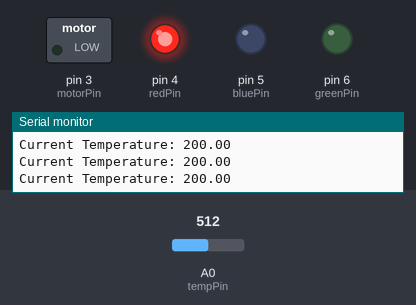
Bench run of a sketch on a simulated Arduino Uno, built with avr-gcc and run on an emulated ATmega328P. On the bench: switched loads named in the sketch (green lamp = pin HIGH), output pins drawn as LEDs (lit = HIGH), the last lines printed to the serial monitor. The test bench sets the inputs (shaded band); at power-on: A0 (tempPin) = 512.

Above: at 1.2 s.
1.3 s: A0 (tempPin) set to 205
4.3 s: A0 (tempPin) set to 184
At 5.1 s:
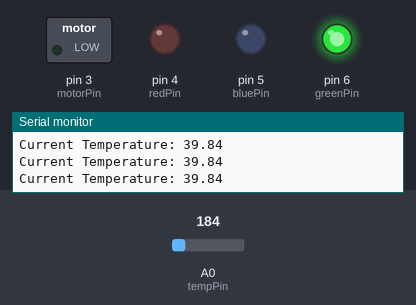
5.8 s: A0 (tempPin) set to 306
At 6.9 s:
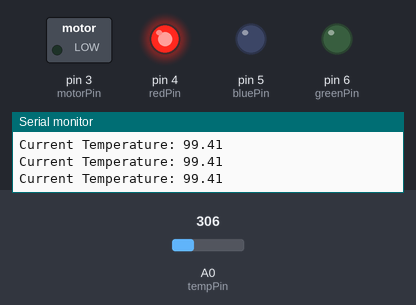
Timing chart, 0 to 8.8 s (numbered marks = the images above; inputs shaded):
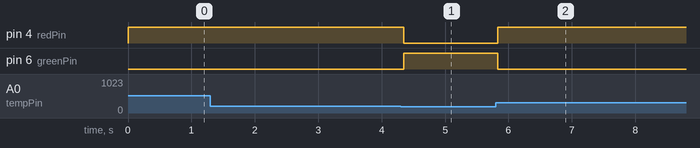

Measured:
- the behaviour switches between 195 and 194 on A0 (tempPin) (found by bisection; images 0 and 1)
- after the input at 4.3 s, pin 4 (redPin): HIGH → LOW after 0.05 s; pin 6 (greenPin): LOW → HIGH after 0.05 s
- after the input at 5.8 s, pin 4 (redPin): LOW → HIGH at once; pin 6 (greenPin): HIGH → LOW at once

The sketch:

tremendous_bigery1.ino
```cpp
// C++ code
//
int tempPin = A0;
int tempInput;
double temp;
int motorPin = 3;
int redPin = 4;
int bluePin = 5;
int greenPin = 6;

void setup()
{
  pinMode(motorPin, OUTPUT);
  pinMode(redPin, OUTPUT);
  pinMode(bluePin, OUTPUT);
  pinMode(greenPin, OUTPUT);
  Serial.begin(9600);
}

void loop()
{
	tempInput = analogRead(A0);
	temp = (double)tempInput / 1024;
	temp = (temp * 5 - 0.5) * 100;
	Serial.print("Current Temperature: ");
	Serial.println(temp);

  if (temp <= 0) {
  	digitalWrite(redPin, 0);
    digitalWrite(greenPin, 0);
    digitalWrite(bluePin, 252);
  }
  if (temp >= 0 && temp <= 45) {
  	digitalWrite(redPin, 0);
    digitalWrite(greenPin, 252);
    digitalWrite(bluePin, 0);
  }
  else {
  	digitalWrite(redPin, 252);
    digitalWrite(greenPin, 0);
    digitalWrite(bluePin, 0);
  }
}
```
